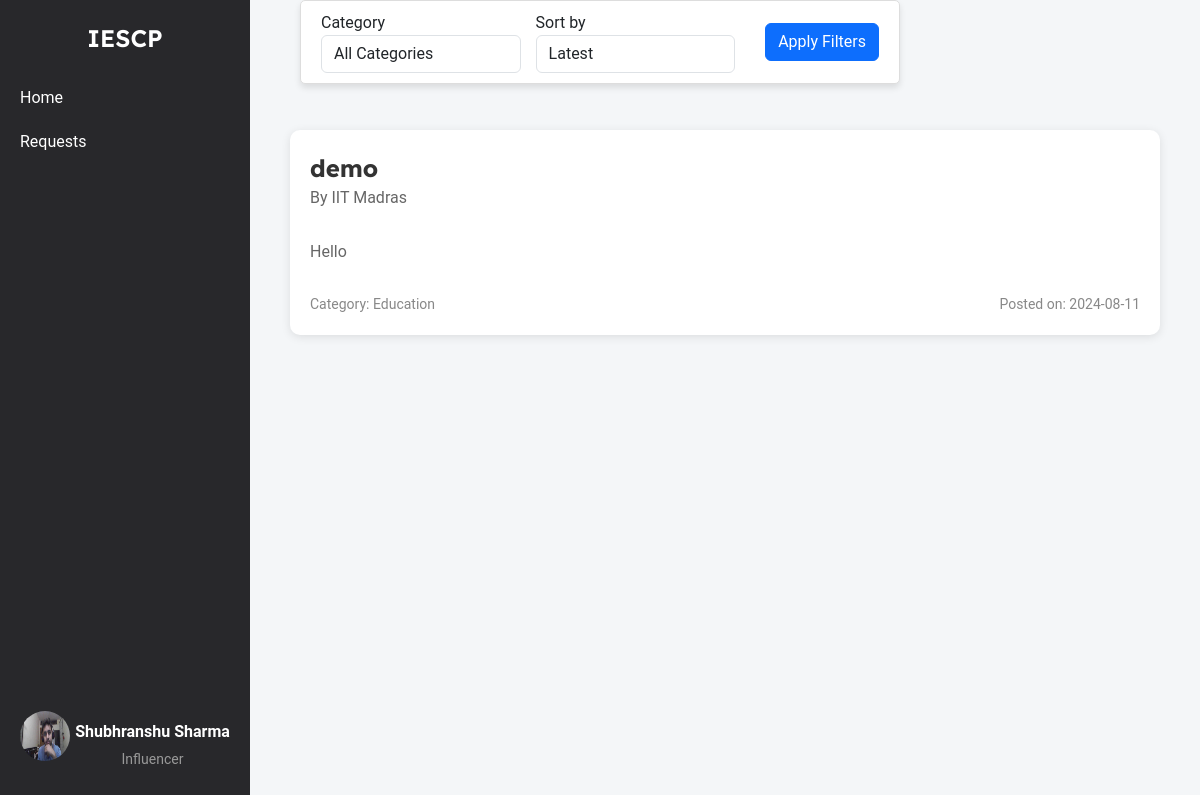
/influencer/home (signed in), run on the app's committed database.
### models.py (models this page shows, shortened)
class Influencer(db.Model):
    __tablename__ = 'influencers'
    id = db.Column(db.Integer, primary_key=True)
    name = db.Column(db.String(255), nullable=False)
    username = db.Column(db.String(255), unique=True, nullable=False)
    email = db.Column(db.String(255), unique=True, nullable=False)
    password_hash = db.Column(db.String(255), nullable=False)
    category = db.Column(db.String(255), nullable=False)
    interest = db.Column(db.String(255), nullable=False)
    reach = db.Column(db.Integer, nullable=False)
    social_media_links = db.Column(db.String(255), nullable=False)
    bio = db.Column(db.String(255), nullable=False)
    profile_picture = db.Column(db.String(255), nullable=False)
    campaigns = db.relationship('Campaign', secondary=influencer_campaign_association, back_populates='influencers')

class Campaign(db.Model):
    __tablename__ = 'campaign'
    id = db.Column(db.Integer, primary_key=True)
    title = db.Column(db.String(200), nullable=False)
    description = db.Column(db.Text, nullable=False)
    budget = db.Column(db.Float, nullable=False)
    start_date = db.Column(db.Date, nullable=False)
    end_date = db.Column(db.Date, nullable=False)
    company_id = db.Column(db.Integer, db.ForeignKey('company.id'), nullable=False)
    admin_id = db.Column(db.Integer, db.ForeignKey('admin.id'), nullable=False, default=1)
    status = db.Column(db.String(50), nullable=False, default='pending')
    category = db.Column(db.String(255), nullable=False)
    created_at = db.Column(db.DateTime, nullable=False, default=datetime.utcnow)
    visibility = db.Column(db.String(50), nullable=False, default='public')
    influencers = db.relationship('Influencer', secondary=influencer_campaign_association, back_populates='campaigns')
    is_flag = db.Column(db.Boolean, nullable=False, default=False)

class Company(db.Model):
    __tablename__ = 'company'
    id = db.Column(db.Integer, primary_key=True)
    company_name = db.Column(db.String(100), nullable=False)
    username = db.Column(db.String(50), unique=True, nullable=False)
    email = db.Column(db.String(120), unique=True, nullable=False)
    password_hash = db.Column(db.String(128), nullable=False)
    phone_number = db.Column(db.String(20), nullable=False)
    address = db.Column(db.String(200), nullable=False)
    industry = db.Column(db.String(100), nullable=False)
    other_industry = db.Column(db.String(100), nullable=True)
    website = db.Column(db.String(200), nullable=False)
    description = db.Column(db.Text, nullable=False)
    social_media_link = db.Column(db.String(200), nullable=False)
    logo = db.Column(db.String(200), nullable=False)
    campaigns = db.relationship('Campaign', backref='company', lazy=True)

### influencer_routes.py (the view)
@app.route('/influencer/home', methods=['GET'])
@influencer_auth_required
def influencer_home():
    user = Influencer.query.get(session['influencer_id'])
    selected_category = request.args.get('category', '')
    selected_sort = request.args.get('sort', 'latest')
    campaigns_query = Campaign.query.filter_by(visibility='public').filter(Campaign.is_flag == False).filter(Campaign.status != 'done')
    if selected_category:
        campaigns_query = campaigns_query.filter_by(category=selected_category)
    if selected_sort == 'oldest':
        campaigns = campaigns_query.order_by(Campaign.created_at.asc()).all()
    else:
        campaigns = campaigns_query.order_by(Campaign.created_at.desc()).all()
    categories = [
        "Fashion",
        "Beauty",
        "Fitness and health",
        "Travel",
        "Food and beverage",
        "Lifestyle",
        "Finance",
        "Automotive",
        "Entertainment",
        "Education",
        "Business",
        "Art and design",
        "Sports",
        "Sustainability and environmental",
        "Politics and social issues"
    ]
    return render_template('influencer_home.html', campaigns=campaigns, categories=categories, selected_category=selected_category, selected_sort=selected_sort, user=user)

### influencer_routes.py (called while the page is built)
def influencer_auth_required(func):
    @wraps(func)
    def func2(*args, **kwargs):
        if 'influencer_id' in session:
            return func(*args, **kwargs)
        else:
            flash("Please login first")
            return redirect(url_for('influencer_login'))
    return func2

### templates/influencer_home.html (shortened to what this page needs)
{% extends 'layout.html' %}
{% block content %}
    <div class="container-box">
        <div class="sidebar">
            <div class="logo">IESCP</div>
            <ul>
                <li><a href="{{url_for('influencer_home')}}">Home</a></li>
                <li><a href="{{url_for('influencer_campaign_requests')}}">Requests</a></li>
            </ul>
            <div class="profile">
                <a href="{{url_for('influencer_dashboard')}}">
                    <img src="{{ url_for('static', filename='profile_upload/influencer/' + user.username + '/' + user.profile_picture) }}" alt="Profile Picture">
                    <div class="profile-name-category">
                        <span class="name">{{user.name}}</span>
                        <span class="category">Influencer</span>
                    </div>
                </a>
            </div>
        </div>
        <div class="content">
            <div class="filter-container">
                <form method="GET" action="" class="form-inline">
                    <div class="form-group">
                        <label for="category" class="mr-2">Category</label>
                        <select name="category" id="category" class="form-control">
                            <option value="">All Categories</option>
                        </select>
                    </div>
                    <div class="form-group">
                        <label for="sort" class="mr-2">Sort by</label>
                        <select name="sort" id="sort" class="form-control">
                            <option value="latest" {% if selected_sort == 'latest' %}selected{% endif %}>Latest</option>
                        </select>
                    </div>
                    <button type="submit" class="btn btn-primary">Apply Filters</button>
                </form>
            </div>
            <div class="campaign-list">
                {% for campaign in campaigns %}
                    <div class="campaign">
                        <div class="campaign-main-details">
                            <div class="campaign-title">
                                <a href="{{ url_for('campaign_detail', campaign_id=campaign.id) }}">{{ campaign.title }}</a>
                                <p>By {{ campaign.company.company_name }}</p>
                            </div>
                        </div>
                        <div class="campaign-details">
                            <p>{{ campaign.description }}</p>
                        </div>
                        <div class="campaign-meta">
                            <span>Category: {{ campaign.category }}</span>
                            <span>Posted on: {{ campaign.created_at.strftime('%Y-%m-%d') }}</span>
                        </div>
                    </div>
                {% endfor %}
            </div>
        </div>
    </div>
{% endblock %}

### templates/influencer_home.html (style rules this page uses)
body { font-family: 'Roboto', Arial, sans-serif; margin: 0; padding: 0; background-color: #f4f6f8; }
.container-box { display: flex; width: 100%; }
a { text-decoration: none; color: whitesmoke; }
.sidebar { width: 250px; background-color: #28282B; color: white; display: flex; flex-direction: column; align-items: center; padding-top: 20px; position: fixed; top: 0; height: 100vh; overflow: auto; }
.sidebar .logo { font-size: 24px; font-weight: bold; margin-bottom: 20px; font-family: 'Lexend Deca', sans-serif; font-weight: 600; }
.sidebar ul { list-style-type: none; padding: 0; width: 100%; }
.sidebar ul li { width: 100%; }
.sidebar ul li a { display: block; padding: 10px 20px; color: white; text-decoration: none; }
.sidebar .profile { margin-top: auto; text-align: center; padding: 10px; }
.profile .name { font-size: 16px; font-weight: bold; color: white; }
.profile .category { font-size: 14px; color: #999; margin-top: 5px; }
.sidebar .profile img { width: 50px; height: 50px; border-radius: 50%; margin-bottom: 5px; }
.profile { display: flex; flex-direction: column; align-items: center; text-align: center; padding: 10px; margin-bottom: 20px; }
.profile a { display: flex; align-items: center; text-align: center; justify-content: center; gap: 5px; }
.profile-name-category { display: flex; flex-direction: column; align-items: center; text-align: center; justify-content: center; padding-top: 13px; }
.content { flex: 1; padding: 20px; padding-left: 270px; display: flex; flex-direction: column; align-items: center; width: calc(100% - 250px); }
.filter-container { display: flex; justify-content: center; align-items: center; padding: 10px 20px; background-color: #fff; border: 1px solid #ddd; border-radius: 5px; width: auto; max-width: 800px; box-shadow: 0 4px 6px rgba(0, 0, 0, 0.1); position: fixed; top: 0; left: 50%; transform: translateX(-50%); z-index: 1000; flex-wrap: wrap; }
.filter-container .form-group { margin-bottom: 0; margin-right: 15px; flex: 1; min-width: 150px; }
.filter-container select { width: 100%; }
.filter-container button { margin-left: 15px; }
.form-inline { display: flex; align-items: center; width: 100%; flex-wrap: wrap; }
.campaign-list { display: flex; flex-direction: column; align-items: center; justify-content: center; width: 100%; margin-top: 90px; }
.campaign { background-color: #ffffff; padding: 20px; border-radius: 10px; box-shadow: 0 2px 10px rgba(0, 0, 0, 0.1); margin: 20px 0; transition: transform 0.2s, box-shadow 0.2s; position: relative; width: calc(100% - 40px); max-width: 1000px; }
.campaign-main-details { display: flex; justify-content: space-between; align-items: center; margin-bottom: 10px; }
.campaign-title { display: flex; flex-direction: column; }
.campaign-title a { font-size: 24px; font-weight: bold; font-family: 'Lexend Deca', sans-serif; color: #333; text-decoration: none; }
.campaign-title p { font-size: 14px; color: #555; }
.campaign-details { display: flex; gap: 10px; margin-bottom: 10px; }
.campaign p { font-size: 16px; color: #666; margin-bottom: 20px; }
.campaign-meta { display: flex; justify-content: space-between; font-size: 14px; color: #888; }

### data on the page
Influencer: username+profile_picture (picture), name "Shubhranshu Sharma"
Campaign: title "demo", company.company_name "IIT Madras", description "Hello", category "Education", created_at "2024-08-11"
